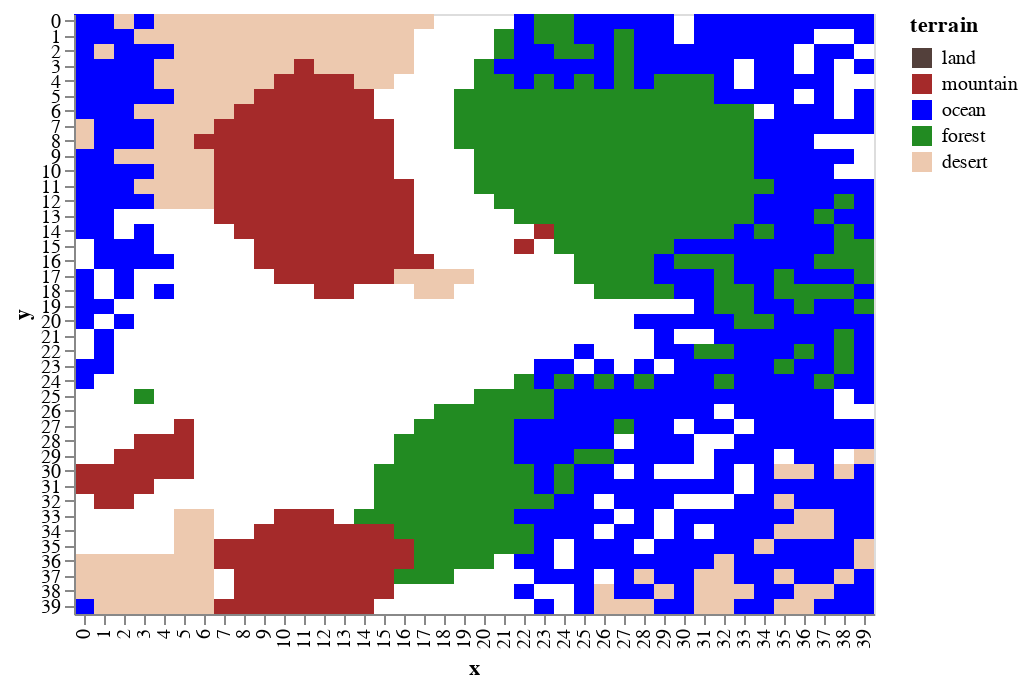

Notebook source saved alongside this figure:
### Markdown cell above
The amount of rainfal in the world determines if the area will become a forest or a desert. This can be set from the `landscape` parameters.

### Code cell
world.df_features['terrain'] = world.df_features.apply(lambda x: w.set_ecology(x,landscape),axis =1 )
draw.drawterrainadvanced(world.df_features)

### Figure 1 — Vega-Lite specification as saved in the notebook (floating-point values rounded to 4 significant figures; data arrays with more than 128 entries replaced by an {"elided": "..."} marker saying what was removed)
{"$schema": "https://vega.github.io/schema/vega-lite/v2.6.0.json", "config": {"view": {"height": 300, "width": 400}}, "data": {"name": "data-7598fd54247e88d0c4f7f68f3b93842c"}, "datasets": {"data-7598fd54247e88d0c4f7f68f3b93842c": {"elided": "1600 records"}}, "encoding": {"color": {"field": "terrain", "scale": {"domain": ["land", "mountain", "ocean", "forest", "desert"], "range": ["#53403B", "brown", "blue", "#228b22", "#edc9af"]}, "type": "nominal"}, "x": {"field": "x", "type": "ordinal"}, "y": {"field": "y", "type": "ordinal"}}, "mark": "rect"}
